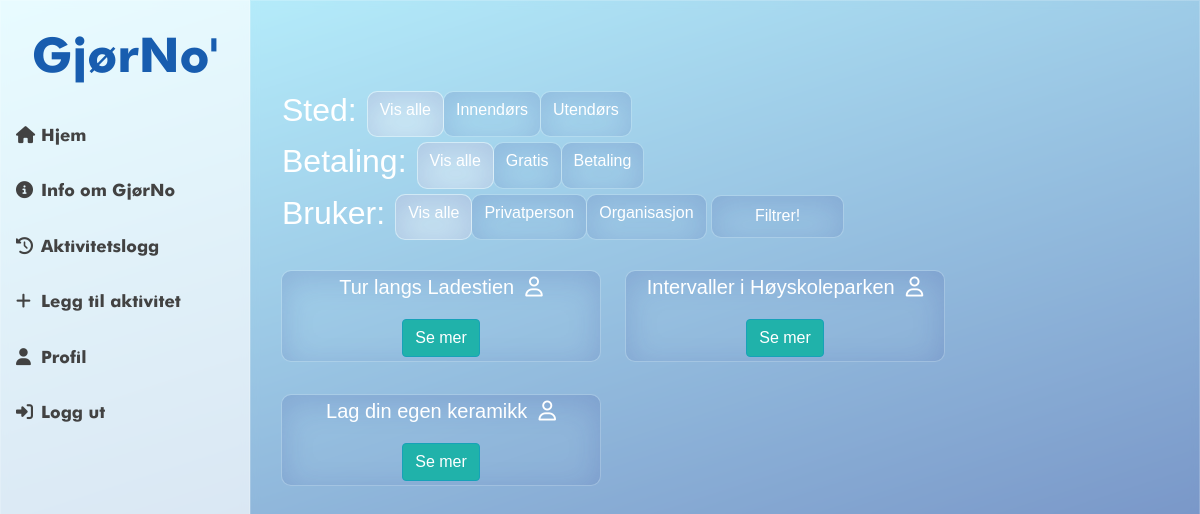
/ (signed in), run on the app's committed database.
### page/models.py (models this page shows, shortened)
class Activity(models.Model):
    user = models.ForeignKey(User, on_delete=models.CASCADE)
    title = models.CharField(max_length=200, verbose_name='tittel')
    description = models.TextField(max_length=1000, verbose_name='beskrivelse')
    PLACE_CHOICES = [
        ('U', 'Ute'),
        ('I', 'Inne'),
    ]
    place = models.CharField(max_length=1, choices=PLACE_CHOICES, default='U', verbose_name='sted')
    date = models.DateField(blank=True, null=True, verbose_name='dato')
    time = models.TimeField(blank=True, null=True, verbose_name='tidspunkt')
    PAID_CHOICES = [
        ('B', 'Betalt'),
        ('G', 'Gratis'),
    ]
    paid = models.CharField(max_length=1, choices=PAID_CHOICES, default='G', blank=True, null=True, verbose_name='betalt')
    favourites = models.ManyToManyField(
        User, related_name='favourite', default=None, blank=True)
    registrations = models.ManyToManyField(
        User, related_name='registration', default=None, blank=True)
    class Meta:
        verbose_name_plural = "activities"

### page/views.py (the view)
# urls.py: 2. Add a URL to urlpatterns:  path('', views.home, name='home')
def home(request):
    posts = Activity.objects.order_by("date")
    end = datetime.datetime.now().strftime('%H:%M')
    begin = datetime.datetime.strptime('00:00', '%H:%M').time()
    posts = posts.exclude(date__lt=date.today().isoformat())
    posts = posts.exclude(Q(date=date.today()) & Q(time__range=(begin, end)))
    form = FilterForm(request.GET)
    if not form.is_valid():
        form = FilterForm(
            {'inneute': 'alle', 'gratisbetaling': 'alle', 'brukerInput': 'alle'})
    if request.GET.get('inneute') == "inne":
        posts = posts.filter(place='I')
    if request.GET.get('inneute') == "ute":
        posts = posts.filter(place='U')
    if request.GET.get('gratisbetaling') == "gratis":
        posts = posts.filter(paid='G')
    if request.GET.get('gratisbetaling') == "betaling":
        posts = posts.filter(paid='B')
    if request.GET.get('brukerInput') == "privatperson":
        posts = posts.filter(user__groups__name="Privatperson")
    if request.GET.get('brukerInput') == "organisasjon":
        posts = posts.filter(user__groups__name="Organisasjon")
    context = {
        'posts': posts,
        'form': form
    }
    return render(request, 'page/home.html', context)

### page/templatetags/has_group.py (called while the page is built)
@register.filter(name='has_group')
def has_group(user, group_name):
    group = Group.objects.get(name=group_name)
    return True if group in user.groups.all() else False

### page/templates/page/home.html (shortened to what this page needs)
{% extends "page/base.html"%}
{% block content %}
<div class="animate__animated animate__fadeInUp">
 <div class="form-group row">
    <form method="get">
        <div class="filter-group">
           <div class="btn-group btn-group-toggle" role="group" data-toggle="buttons">
               <h2>Sted: </h2>
             {% for radio in form.inneute %}
             {% if radio.data.value == form.inneute.value %}
             <label class="btn btn-secondary active" for"{{ radio.id_for_label }}" >
             {% else %}
             <label class="btn btn-secondary" for"{{ radio.id_for_label }}" >
             {% endif %}
               <input type="radio" name="options" id="option1" autocomplete="off" value="{{ radio.id_for_label }}"> {{ radio.choice_label }}
             </label>
              {% endfor %}
          </div>
      </div>
  <div class="filter-group">
    <div class="btn-group btn-group-toggle" role="group" data-toggle="buttons">
     <h2>Betaling: </h2>
          {% for radio in form.gratisbetaling %}
             {% if radio.data.value == form.gratisbetaling.value %}
             <label class="btn btn-secondary active" for"{{ radio.id_for_label }}" >
             {% else %}
            <label class="btn btn-secondary" for"{{ radio.id_for_label }}">
             {% endif %}
              <input type="radio" name="options" id="option1" autocomplete="off" value="{{ radio.id_for_label }}"> {{ radio.choice_label }}
           </label>
         {% endfor %}
      </div>
  </div>
  <div class="filter-group">
    <div class="btn-group btn-group-toggle" role="group" data-toggle="buttons">
     <h2>Bruker: </h2>
          {% for radio in form.brukerInput %}
             {% if radio.data.value == form.brukerInput.value %}
             <label class="btn btn-secondary active" for"{{ radio.id_for_label }}" >
             {% else %}
            <label class="btn btn-secondary" for"{{ radio.id_for_label }}">
             {% endif %}
              <input type="radio" name="options" id="option1" autocomplete="off" value="{{ radio.id_for_label }}"> {{ radio.choice_label }}
           </label>
         {% endfor %}
  </div>
   <button type="submit" class="btnsubmit">
  Filtrer!</button>
  </form>
  </div>
        {% load has_group %}
<div class="row row-cols-1 row-cols-md-3 g-4">
 {% for post in posts %}
 <div class="col-sm-*">
  <div class="card mr-4" style="width:20em">
    {% if post.user|has_group:"Organisasjon" %}
    <h5 style="text-align: center; "class="card-title">{{ post.title }} &nbsp;<i class="fas fa-sitemap"></i></h5>
    {% else %}
    <h5 style="text-align: center;" class="card-title">{{ post.title }} &nbsp;<i class="far fa-user"></i></h5>
    {% endif %}
    <button onclick ="show_hide(reply_click({{ post.id }}))"class="btn btn-info">Se mer</button>
  </div>
 	</div>
 {% endfor %}
</div>
</div>
{% endblock content %}

### page/static/page/main.css (style rules this page uses)
* { margin: 0; padding: 0; box-sizing: border-box; list-style: none; text-decoration: none; font-family: 'Noto Sans JP', sans-serif; }
html, body { min-height: 100%; }
body { background: rgb(0,35,136); background: linear-gradient(342deg, rgba(0,35,136,1) 0%, rgba(140,236,255,1) 100%); height: 100%; }
.active { color: #fff; background-color: rgba( 255, 255, 255, 0.4 )!important; backdrop-filter: blur( 4.0px ); -webkit-backdrop-filter: blur( 4.0px ); border-radius: 10px !important; border: 1px solid rgba( 255, 255, 255, 0.18 )!important; box-shadow: inset 0 8px 32px 0 rgba( 31, 38, 135, 0.17 ); }
.form-group { display: block; }
.filter-group { display: block; margin-bottom: 5px; }
.filter-group h2 { margin-right: 10px; margin-left: -14px; }
.btn-group-toggle .btn { color: #fff; background-color: rgba( 255, 255, 255, 0.01 ) ; -webkit-transform: translate3d(0,0,0); backdrop-filter: blur( 4.0px ); -webkit-backdrop-filter: blur( 4.0px ) ; border-radius: 10px !important; border: 1px solid rgba( 255, 255, 255, 0.18 ); box-shadow: inset 0 8px 32px 0 rgba( 31, 38, 135, 0.17 ); }
.btnsubmit { background-color: rgba( 255, 255, 255, 0.01 ); backdrop-filter: blur( 4.0px ); -webkit-backdrop-filter: blur( 4.0px ); -webkit-border-radius: 10px; border: 1px solid rgba( 255, 255, 255, 0.18 ); box-shadow: inset 0 8px 32px 0 rgba( 31, 38, 135, 0.17 ); color: white ; padding: 1% 5%; }
.card-title { text-align: center !important; margin-top: 4px; }
.card { background: rgba( 255, 255, 255, 0.01 ); backdrop-filter: blur( 4.0px ); -webkit-backdrop-filter: blur( 4.0px ); -webkit-border-radius: 10px; border: 1px solid rgba( 255, 255, 255, 0.18 ); box-shadow: inset 0 8px 32px 0 rgba( 31, 38, 135, 0.17 ); display: inline-block !important; margin-bottom: 2em; text-align: center !important; }
.card button { margin-left: 37%; margin-right: 37%; margin-top: 8px; background-color: #20B2AA; }
.row { margin-top: 30px; }
h1, h2, h3, h4, h5, h6 { color: #ffffff; }
.btn-info { margin-bottom: 4px !important; }

### data on the page
Activity: title "Tur langs Ladestien"
Activity: title "Intervaller i Høyskoleparken"
Activity: title "Lag din egen keramikk"

### other printed values
{{ radio.choice_label }} "Vis alle" "Innendørs" "Utendørs"
{{ radio.choice_label }} "Vis alle" "Gratis" "Betaling"
{{ radio.choice_label }} "Vis alle" "Privatperson" "Organisasjon"
